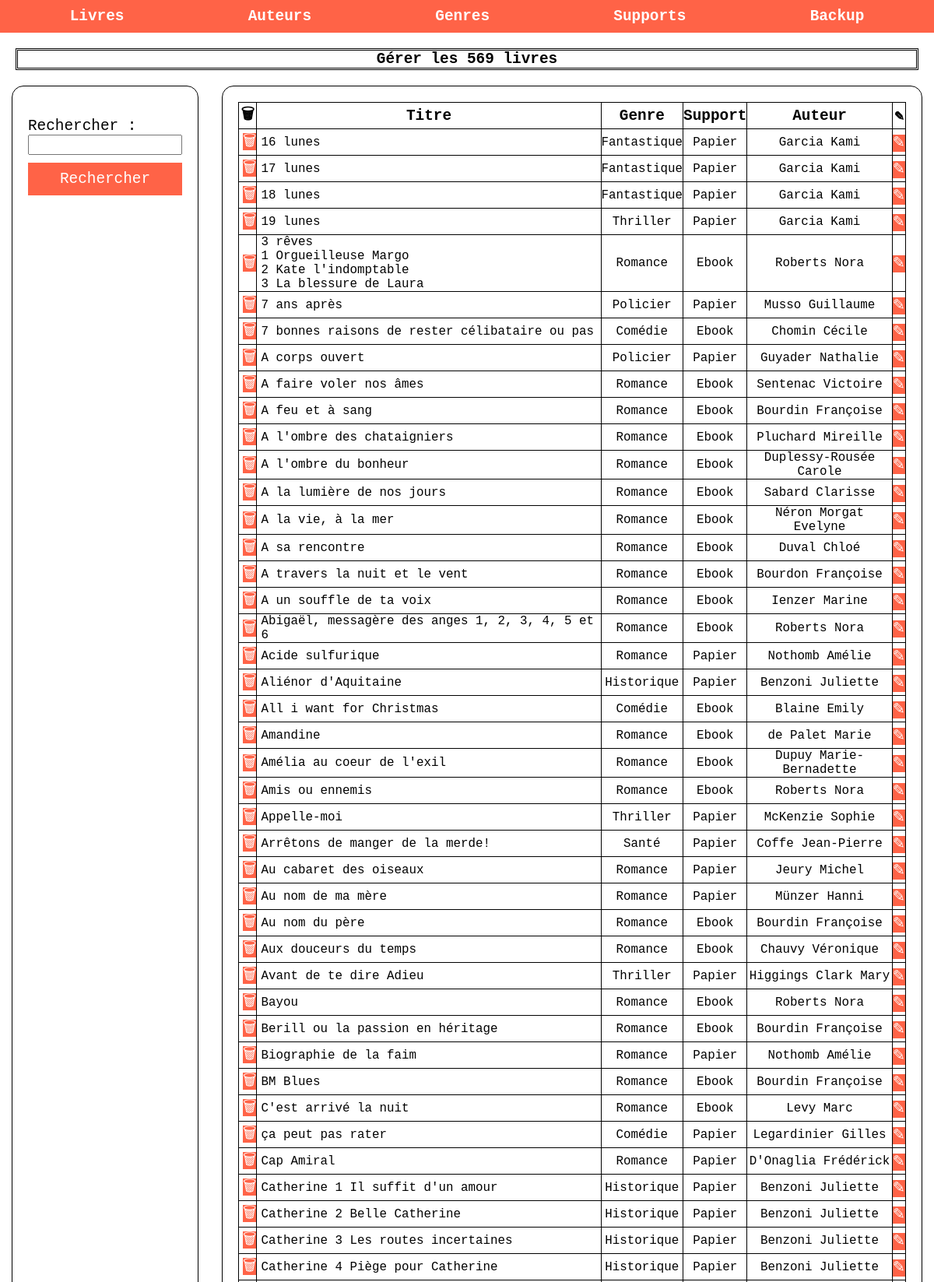
The page /?section=livre&action=voir (upper part) on the database its author committed.
### tables this page shows
CREATE TABLE `livre` (
  `livre_id` int(11) NOT NULL,
  `titre` varchar(500) NOT NULL,
  `fk_auteur` int(11) NOT NULL,
  `fk_genre` int(11) NOT NULL,
  `fk_support` int(11) NOT NULL
);

CREATE TABLE `genre` (
  `genre_id` int(11) NOT NULL,
  `nom` varchar(50) NOT NULL
);

CREATE TABLE `support` (
  `support_id` int(11) NOT NULL,
  `nom` varchar(50) NOT NULL
);

### controllers/livre/voir.php (called while the page is built, shortened)
<?php
$db = connexion();
$requete= "select l.livre_id, l.titre, g.nom as genre, s.nom as support, CONCAT(a.nom ,' ', a.prenom) as auteur2 from livre l JOIN auteur a ON l.fk_auteur = a.auteur_id JOIN genre g ON l.fk_genre = g.genre_id JOIN support s ON l.fk_support = s.support_id ORDER BY l.titre";
$stmt = $db->prepare($requete);
$stmt->execute(
    array(
    )
);
$livres = $stmt->fetchAll();
$countLivres = count($livres);
include("views/livre/voir.php");
?>

### index.php (called while the page is built, shortened)
<?php
    include("views/html/header.php");
    include("views/html/menu.php");
    include("controllers/router.php");
    include("views/html/footer.php");
?>

### views/livre/voir.php (the view, shortened to what this page needs)
<h2>Gérer les <?= $countLivres; ?> livres</h2>
<div class="flex row sa">
    <div id="gauche">
        <form method="post">
            <div class="flex col">
                <div class="flex col">
                    <label for="mot">Rechercher : </label>
                    <input type="text" name="mot" id="mot">
                </div>
                <input type="button" value="Rechercher" id="btn_search">
            </div>
        </form>
    </div>
    <div id="droite">
        <table>
            <thead>
            <tr>
                <th>🗑</th>
                <th>Titre</th>
                <th>Genre</th>
                <th>Support</th>
                <th>Auteur</th>
                <th>✎</th>
            </tr>
            </thead>
            <tbody>
            <?php
            if(count($livres) > 0){
                foreach($livres as $livre){
                    echo "<tr>";
                    echo "<td><a class='btn' href='?section=livre&action=supprimer&id=".$livre["livre_id"]."'>🗑</a>";
                    echo "<td>" . nl2br($livre["titre"]) . "</td>";
                    echo "<td>" . $livre["genre"] . "</td>";
                    echo "<td>" . $livre["support"] . "</td>";
                    echo "<td>" . $livre["auteur2"] . "</td>";
                    echo "<td><a class='btn' href='?section=livre&action=modifier&id=".$livre["livre_id"]."'>✎</a>";
                    echo "</tr>";
                }
            }
            else {
                if(strlen($message) == 0){
                    $message = "Il n'y a pas de livres";
                }
            }
            ?>
             </tbody>
        </table>
    </div>
    </div>

### public/css/style.css (style rules this page uses)
* { margin:0; padding:0; box-sizing: border-box; font-family: monospace; font-size: 1.1rem }
table, td, th { border: 1px solid black; }
td { font-size: 0.9rem; }
td, th { text-align: center; }
td:nth-of-type(2), td:first-of-type { text-align: left; padding-left: 5px; }
table { border-collapse: collapse; width: 100%; }
.flex { display: flex; }
.row { flex-direction: row; }
.col { flex-direction: column; }
.sa { justify-content: space-around; }
#gauche, #droite { border: 1px solid black; border-radius: 15px; padding: 20px; }
#gauche { width: 20%; }
#droite { width: 75%; }
h1,h2 { text-align: center; margin: 20px; border : 3px black double; }
form div { margin : 10px 0; }
form input[type=submit], input[type=button] { width: 100%; background-color: tomato; border:none; padding : 10px; color : white; }
.btn { width: 100%; background-color: tomato; border:none; text-decoration: none; color : white; }

### rows shown on the page
livre: titre "16 lunes", fk_genre.nom "Fantastique", fk_support.nom "Papier", auteur2 "Garcia Kami"
livre: titre "17 lunes", fk_genre.nom "Fantastique", fk_support.nom "Papier", auteur2 "Garcia Kami"
livre: titre "18 lunes", fk_genre.nom "Fantastique", fk_support.nom "Papier", auteur2 "Garcia Kami"
livre: titre "19 lunes", fk_genre.nom "Thriller", fk_support.nom "Papier", auteur2 "Garcia Kami"
livre: titre "3 rêves 1 Orgueilleuse Margo 2 Kate l'indomptable 3 La blessure de Laura", fk_genre.nom "Romance", fk_support.nom "Ebook", auteur2 "Roberts Nora"
livre: titre "7 ans après", fk_genre.nom "Policier", fk_support.nom "Papier", auteur2 "Musso Guillaume"
livre: titre "7 bonnes raisons de rester célibataire ou pas", fk_genre.nom "Comédie", fk_support.nom "Ebook", auteur2 "Chomin Cécile"
livre: titre "A corps ouvert", fk_genre.nom "Policier", fk_support.nom "Papier", auteur2 "Guyader Nathalie"
livre: titre "A faire voler nos âmes", fk_genre.nom "Romance", fk_support.nom "Ebook", auteur2 "Sentenac Victoire"
livre: titre "A feu et à sang", fk_genre.nom "Romance", fk_support.nom "Ebook", auteur2 "Bourdin Françoise"
livre: titre "A l'ombre des chataigniers", fk_genre.nom "Romance", fk_support.nom "Ebook", auteur2 "Pluchard Mireille"
livre: titre "A l'ombre du bonheur", fk_genre.nom "Romance", fk_support.nom "Ebook", auteur2 "Duplessy-Rousée Carole"
livre: titre "A la lumière de nos jours", fk_genre.nom "Romance", fk_support.nom "Ebook", auteur2 "Sabard Clarisse"
livre: titre "A la vie, à la mer", fk_genre.nom "Romance", fk_support.nom "Ebook", auteur2 "Néron Morgat Evelyne"
livre: titre "A sa rencontre", fk_genre.nom "Romance", fk_support.nom "Ebook", auteur2 "Duval Chloé"
livre: titre "A travers la nuit et le vent", fk_genre.nom "Romance", fk_support.nom "Ebook", auteur2 "Bourdon Françoise"
livre: titre "A un souffle de ta voix", fk_genre.nom "Romance", fk_support.nom "Ebook", auteur2 "Ienzer Marine"
livre: titre "Abigaël, messagère des anges 1, 2, 3, 4, 5 et 6", fk_genre.nom "Romance", fk_support.nom "Ebook", auteur2 "Roberts Nora"
livre: titre "Acide sulfurique", fk_genre.nom "Romance", fk_support.nom "Papier", auteur2 "Nothomb Amélie"
livre: titre "Aliénor d'Aquitaine", fk_genre.nom "Historique", fk_support.nom "Papier", auteur2 "Benzoni Juliette"
livre: titre "All i want for Christmas", fk_genre.nom "Comédie", fk_support.nom "Ebook", auteur2 "Blaine Emily"
livre: titre "Amandine", fk_genre.nom "Romance", fk_support.nom "Ebook", auteur2 "de Palet Marie"
livre: titre "Amélia au coeur de l'exil", fk_genre.nom "Romance", fk_support.nom "Ebook", auteur2 "Dupuy Marie-Bernadette"
livre: titre "Amis ou ennemis", fk_genre.nom "Romance", fk_support.nom "Ebook", auteur2 "Roberts Nora"
livre: titre "Appelle-moi", fk_genre.nom "Thriller", fk_support.nom "Papier", auteur2 "McKenzie Sophie"
livre: titre "Arrêtons de manger de la merde!", fk_genre.nom "Santé", fk_support.nom "Papier", auteur2 "Coffe Jean-Pierre"
livre: titre "Au cabaret des oiseaux", fk_genre.nom "Romance", fk_support.nom "Papier", auteur2 "Jeury Michel"
livre: titre "Au nom de ma mère", fk_genre.nom "Romance", fk_support.nom "Papier", auteur2 "Münzer Hanni"
livre: titre "Au nom du père", fk_genre.nom "Romance", fk_support.nom "Ebook", auteur2 "Bourdin Françoise"
livre: titre "Aux douceurs du temps", fk_genre.nom "Romance", fk_support.nom "Ebook", auteur2 "Chauvy Véronique"
livre: titre "Avant de te dire Adieu", fk_genre.nom "Thriller", fk_support.nom "Papier", auteur2 "Higgings Clark Mary"
livre: titre "Bayou", fk_genre.nom "Romance", fk_support.nom "Ebook", auteur2 "Roberts Nora"
livre: titre "Berill ou la passion en héritage", fk_genre.nom "Romance", fk_support.nom "Ebook", auteur2 "Bourdin Françoise"
livre: titre "Biographie de la faim", fk_genre.nom "Romance", fk_support.nom "Papier", auteur2 "Nothomb Amélie"
livre: titre "BM Blues", fk_genre.nom "Romance", fk_support.nom "Ebook", auteur2 "Bourdin Françoise"
livre: titre "C'est arrivé la nuit", fk_genre.nom "Romance", fk_support.nom "Ebook", auteur2 "Levy Marc"
livre: titre "ça peut pas rater", fk_genre.nom "Comédie", fk_support.nom "Papier", auteur2 "Legardinier Gilles"
livre: titre "Cap Amiral", fk_genre.nom "Romance", fk_support.nom "Papier", auteur2 "D'Onaglia Frédérick"
livre: titre "Catherine 1 Il suffit d'un amour", fk_genre.nom "Historique", fk_support.nom "Papier", auteur2 "Benzoni Juliette"
livre: titre "Catherine 2 Belle Catherine", fk_genre.nom "Historique", fk_support.nom "Papier", auteur2 "Benzoni Juliette"
livre: titre "Catherine 3 Les routes incertaines", fk_genre.nom "Historique", fk_support.nom "Papier", auteur2 "Benzoni Juliette"
livre: titre "Catherine 4 Piège pour Catherine", fk_genre.nom "Historique", fk_support.nom "Papier", auteur2 "Benzoni Juliette"

### other values the page prints
$countLivres "569"
